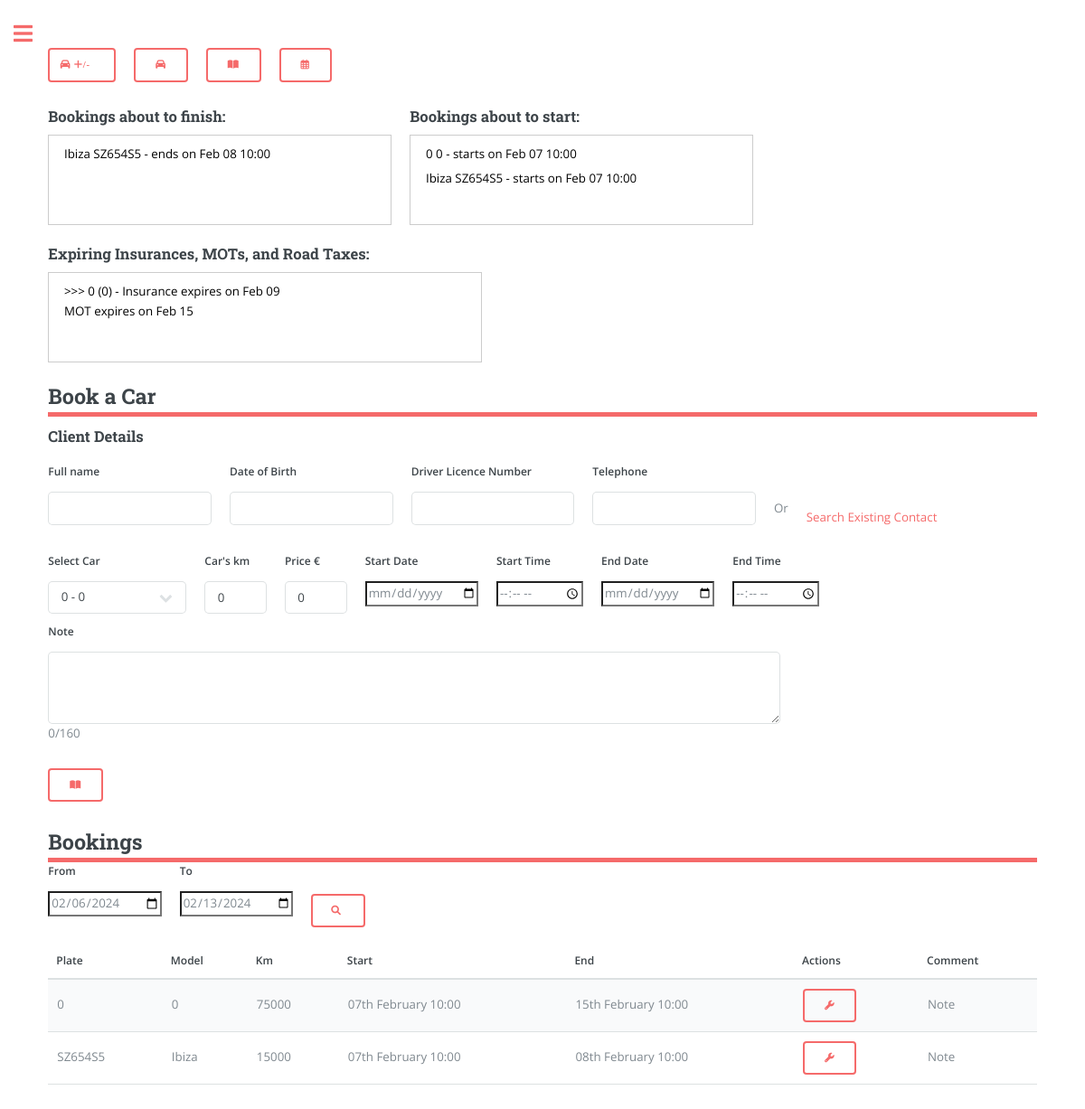
Screenshot of /overview (signed in) with the database file from the repository.
### app/models.py (models this page shows, shortened)
class Booking(db.Model):
    id = db.Column(db.Integer, primary_key=True)
    start_datetime = db.Column(db.DateTime, nullable=False)
    end_datetime = db.Column(db.DateTime, nullable=False)
    car_plate = db.Column(db.String(8), db.ForeignKey('car.plate'), nullable=False)
    user_id = db.Column(db.Integer, db.ForeignKey('user.id'), nullable=False)
    note = db.Column(db.String(160))
    money = db.Column(db.Integer, default=0, index=True)
    km = db.Column(db.Integer, default=0, index=True) # Car's kilometres when booking
    car = db.relationship('Car', backref='bookings', lazy=True)
    contact_id = db.Column(db.Integer, db.ForeignKey('contacts.id', name='booking_contacts_id'), nullable=True)

class Car(db.Model):
    plate = db.Column(db.String(8), primary_key=True, index=True, unique=True)
    make = db.Column(db.String(15), index=True)
    model = db.Column(db.String(15), index=True)
    fuel = db.Column(db.String(8), index=True)
    year = db.Column(db.Integer, index=True)
    cc = db.Column(db.Integer, index=True)
    user_id = db.Column(db.Integer, db.ForeignKey('user.id'))
    days = db.Column(db.Integer, default=0, index=True)
    money = db.Column(db.Integer, default=0, index=True) # Referred as 'revenue'
    car_cost = db.Column(db.Integer, default=0, index=True)
    insurance_cost = db.Column(db.Float, default=0, index=True)
    insurance_expiry_date = db.Column(db.DateTime)
    mot_cost = db.Column(db.Float, default=0, index=True)
    mot_expiry_date = db.Column(db.DateTime)
    road_tax_cost = db.Column(db.Float, default=0, index=True)
    road_tax_expiry_date = db.Column(db.DateTime)
    renewal = db.relationship('Renewal', backref='car', lazy='dynamic')
    km = db.Column(db.Integer, default=0, index=True)

class User(UserMixin, db.Model):
    id = db.Column(db.Integer, primary_key=True)
    registration_date = db.Column(db.DateTime, default=datetime.utcnow)
    username = db.Column(db.String(64), index=True, unique=True)
    email = db.Column(db.String(120), index=True, unique=True)
    password_hash = db.Column(db.String(128))
    garage = db.relationship('Car', backref='owner', lazy='dynamic')
    contacts = db.relationship('Contacts', backref='owner', lazy='dynamic')
    role = db.Column(db.String(20), default='user')
    currency = db.Column(db.String(1), default='€')
    measurement_unit = db.Column(db.String(5), default='Km')
    language = db.Column(db.String(2), default='en')

### app/routes.py (the view, shortened to what this page needs)
@app.route('/')
@app.route('/overview', methods=['GET', 'POST'])
@login_required
def overview(): # Booking
    contact_id = request.args.get('contact_id')
    contact = None
    if contact_id:
        contact = Contacts.query.filter_by(id=contact_id).first()
    user_cars = current_user.garage.all()
    user_contacts = current_user.contacts.all()
    from_date = request.form.get('from')
    to_date = request.form.get('to')
    if from_date == None:
        from_date = datetime.now().strftime('%Y-%m-%d')
        to_date = (datetime.now() + timedelta(days=7)).strftime('%Y-%m-%d')
        from_datetime = datetime.strptime(f'{from_date}', '%Y-%m-%d')
        to_datetime = datetime.strptime(f'{to_date}', '%Y-%m-%d')
    else:
        from_datetime = datetime.strptime(f'{from_date}', '%Y-%m-%d')
        to_datetime = datetime.strptime(f'{to_date}', '%Y-%m-%d')
        to_datetime += timedelta(days=1)
    user_bookings = Booking.query.filter(
                Booking.user_id == current_user.id,
                Booking.end_datetime >= from_datetime,
                Booking.start_datetime <= to_datetime,
                ).all()
    booked_car_plates = [booking.car_plate for booking in user_bookings]
    available_cars = [car for car in user_cars if car.plate not in booked_car_plates]
    bookings_about_to_finish = Booking.query.filter(
        (Booking.user_id == current_user.id) &
        ((Booking.end_datetime >= datetime.now().date()) & (Booking.end_datetime <= (datetime.now().date() + timedelta(weeks=1))))).all()
    bookings_about_to_start = Booking.query.filter(
        (Booking.user_id == current_user.id) &
        ((Booking.start_datetime >= datetime.now().date()) & (Booking.start_datetime <= (datetime.now().date() + timedelta(weeks=1))))).all()
    in_four_weeks = datetime.now() + timedelta(weeks=4)
    cars_expiring_soon = Car.query.filter(
        (Car.user_id == current_user.id) &
        ((Car.insurance_expiry_date <= in_four_weeks) |
        (Car.mot_expiry_date <= in_four_weeks) |
        (Car.road_tax_expiry_date <= in_four_weeks))
    ).all()
    return render_template('overview.html' if current_user.language == 'en' else f'overview_{current_user.language}.html',
                            user_cars=user_cars,
                            available_cars=available_cars,
                            user_bookings=user_bookings,
                            from_datetime=from_datetime.strftime('%Y-%m-%d'),
                            to_datetime=to_datetime.strftime('%Y-%m-%d'),
                            user_contacts=user_contacts,
                            contact=contact,
                            user_name=current_user.username if current_user.is_authenticated else None,
                            bookings_about_to_start=bookings_about_to_start,
                            bookings_about_to_finish=bookings_about_to_finish,
                            in_four_weeks=in_four_weeks,
                            cars_expiring_soon=cars_expiring_soon)

### app/templates/overview.html (shortened to what this page needs)
{% if current_user.language == 'en' %}
    {% extends "index.html" %}
{% else %}
    {% extends "index_" + current_user.language + ".html" %}
{% endif %}
{% block content %}
<link rel="stylesheet" href="{{ url_for('static', filename='css/main.css') }}">
<link rel="stylesheet" href="{{ url_for('static', filename='css/custom.css') }}">
<div class="row">
    <form action="{{ url_for('garage_manage') }}" method="get">
        <button type="submit" title="Add or Delete a Car" style="width: 75px;"><i class="fa-solid fa-car" style="margin-left: -15px;"> +/-</i></button>
    </form>
    <form action="{{ url_for('garage_car') }}" method="get">
        <button type="submit" title="Manage a Car"><i class="fa-solid fa-car"></i></button>
    </form>
    <form action="{{ url_for('bookings_manage') }}" method="get">
        <button type="submit" title="Manage Bookings"><i class="fa-solid fa-book-open"></i></button>
    </form>
    <form action="{{ url_for('calendar') }}" method="get">
        <button type="submit" title="Calendar View"><i class="fa-regular fa-calendar-days"></i></button>
    </form>
</div>
<div class="row">
    <div class="col-md-6" style="width: 400px;">
        <h3>Bookings about to finish:</h3>
        <div class="notice-board" style="margin-top: -10px; height: 100px;">
            <ul class="notice-list">
                {% for booking in bookings_about_to_finish %}
                <a href="{{ url_for('bookings_manage', booking_id=booking.id ) }}" style="color: rgb(0, 0, 0);">
                    <li>{{ booking.car.model }} {{ booking.car.plate }} - ends on {{ booking.end_datetime.strftime("%b %d %H:%M") }}</li>
                {% endfor %}
                </a>
            </ul>
        </div>
    </div>
    <div class="col-md-6" style="width: 400px;">
        <h3>Bookings about to start:</h3>
        <div class="notice-board" style="margin-top: -10px; height: 100px;">
            <ul class="notice-list">
                {% for booking in bookings_about_to_start %}
                <a href="{{ url_for('bookings_manage', booking_id=booking.id ) }}" style="color: rgb(0, 0, 0);">
                    <li>{{ booking.car.model }} {{ booking.car.plate }} - starts on {{ booking.start_datetime.strftime("%b %d %H:%M") }}</li>
                {% endfor %}
                </a>
            </ul>
        </div>
    </div>
    <div class="col-md-6" style="width: 500px;">
        <h3>Expiring Insurances, MOTs, and Road Taxes:</h3>
        <div class="notice-board" style="margin-top: -10px; height: 100px;">
            <ul class="notice-list">
                {% for car in cars_expiring_soon %}
                    <a href="{{ url_for('garage_car', car_plate=car.plate ) }}" style="color: rgb(0, 0, 0);">
                        <li>
                            >>> {{ car.model }} ({{ car.plate }}) -
                            {% if car.insurance_expiry_date and car.insurance_expiry_date <= in_four_weeks %}
                                Insurance expires on {{ car.insurance_expiry_date.strftime("%b %d") }}
                            {% endif %}
                            {% if car.mot_expiry_date and car.mot_expiry_date <= in_four_weeks %}
                                {% if car.insurance_expiry_date and car.insurance_expiry_date <= in_four_weeks %} <br> {% endif %}
                                MOT expires on {{ car.mot_expiry_date.strftime("%b %d") }}
                            {% endif %}
                        </li>
                    </a>
                {% endfor %}
            </ul>
        </div>
    </div>
</div>
<header id="header" style="padding: 0;">
    <h2>Book a Car</h2>
</header>
<form method="POST" action="{{ url_for('overview') }}">
    <h3 style="margin-top: 10px;">Client Details</h3>
        {% if contact %}
        <div class="row">
        <div class="col">
            <label for="full_name" class="form-label">Full name</label>
            <input type="text" class="form-control" id="full_name" name="full_name" value="{{ contact.full_name }}" readonly>
          </div>
          <div class="col">
            <label for="dob" class="form-label">Date of Birth</label>
            <input type="text" class="form-control" id="dob" name="dob" value="{{ contact.dob }}" readonly>
          </div>
          <div class="col">
            <label for="driver_licence_n" class="form-label">Driver Licence Number</label>
            <input type="text" class="form-control" id="driver_licence_n" name="driver_licence_n" value="{{ contact.driver_licence_n }}" readonly>
          </div>
          <div class="col">
            <label for="telephone" class="form-label">Telephone</label>
            <input type="text" class="form-control" id="telephone" name="telephone" value="{{ contact.telephone }}" readonly>
          </div>
          <div class="col">
            <label for="id" class="form-label">ID</label>
            <input type="text" class="form-control" id="id" name="id" value="{{ contact.id }}" readonly>
        </div>
        </div>
        {% else %}
    <div class="row">
        <div class="col">
            <label for="full_name" class="form-label">Full name</label>
            <input type="text" class="form-control" id="full_name" name="full_name">
        </div>
        <div class="col">
            <label for="dob" class="form-label">Date of Birth</label>
            <input type="text" class="form-control" id="dob" name="dob">
        </div>
        <div class="col">
            <label for="driver_licence_n" class="form-label">Driver Licence Number</label>
            <input type="text" class="form-control" id="driver_licence_n" name="driver_licence_n">
        </div>
        <div class="col">
            <label for="telephone" class="form-label">Telephone</label>
            <input type="text" class="form-control" id="telephone" name="telephone">
        </div>
        <div class="col">
            <p style="text-align: center; margin-top: 3em;">Or</p>
        </div>
        <div class="col">
            <a href="{{ url_for('contacts')}}">
                <p style="margin-top: 50px;">Search Existing Contact</p>
            </a>
        </div>
    </div>
    {% endif %}
    <div class="row" style="margin-top: 0px;">
        <div class="col">
            <label for="car_selection" class="form-label">Select Car</label>
            <select class="form-select" id="car_selection" name="car_selection">
                {% for car in user_cars %}
                    <option value="{{ car.plate }}">{{ car.plate }} - {{ car.model }}</option>
                {% endfor %}
            </select>
        </div>
        <div class="col">
            <label for="km" class="form-label">Car's {{ current_user.measurement_unit }}</label>
            <input type="text" class="form-control" id="km" name="km" size="4" value="0">
          </div>
        <div class="col">
            <label for="Price" class="form-label">Price {{ current_user.currency }}</label>
            <input type="text" class="form-control" id="Price" name="Price" size="4" value="0">
          </div>
        <div class="col">
            <label for="start_date" class="form-label">Start Date</label>
            <input type="date" class="form-control" id="start_date" name="start_date" required>
        </div>
        <div class="col">
            <label for="start_time" class="form-label">Start Time</label>
            <input type="time" class="form-control" id="start_time" name="start_time" required>
        </div>
        <div class="col">
            <label for="end_date" class="form-label">End Date</label>
            <input type="date" class="form-control" id="end_date" name="end_date" required>
        </div>
        <div class="col">
            <label for="end_time" class="form-label">End Time</label>
            <input type="time" class="form-control" id="end_time" name="end_time" required>
        </div>
    </div>
        <div class="col" style="margin-top: 10px;">
            <label for="note" class="form-label">Note</label>
            <textarea class="form-control" id="note" name="note" rows="3" maxlength="160" oninput="updateCharacterCount(this)" style="width: 810px; height: 80px;"></textarea>
            <p id="character-count">0/160</p>
        </div>
    <div class="col">
        <button type="submit" name='book' title="Book Car" class="btn btn-primary"><i class="fa-solid fa-book-open"></i></button>
    </div>
</form>
<header id="header" style="padding: 0;">
<h2>Bookings</h2>
</header>
<form method="POST" action="{{ url_for('overview') }}">
<div class="row">
    <div class="col">
        <label for="from" class="form-label">From</label>
        <input type="date" class="form-control" id="from" name="from" value="{{ from_datetime }}" required>
    </div>
    <div class="col">
        <label for="to" class="form-label">To</label>
        <input type="date" class="form-control" id="to" name="to" value="{{ to_datetime }}" required>
    </div>
    <button type="submit" name='check' class="btn btn-primary" style="margin-top: 35px; margin-left: 20px; width: 60px;"><i class="fa-solid fa-magnifying-glass" style="margin-right: 20px;"></i></button>
</div>
</form>
<form action="{{ url_for('bookings_manage') }}" method="POST">
    <table>
        <thead>
            <tr>
                <th>Plate</th>
                <th>Model</th>
                <th>{{ current_user.measurement_unit.capitalize() }}</th>
                <th>Start</th>
                <th>End</th>
                <th>Actions</th>
                <th>Comment</th>
            </tr>
        </thead>
        <tbody>
            {% for booking in user_bookings %}
                <tr>
                    <td>{{ booking.car.plate }}</td>
                    <td>{{ booking.car.model }}</td>
                    <td>{{ booking.km }}</td>
                    <td>{{ booking.start_datetime.strftime("%dth %B %H:%M") }}</td>
                    <td>{{ booking.end_datetime.strftime("%dth %B %H:%M") }}</td>
                    <td>
                        <button type="submit" class="btn btn-danger" name="manage_booking" value="{{ booking.id }}"><i class="fa-solid fa-wrench"></i></button>
                    </td>
                    <td>
                        {% if booking.note %}
                            <span class="note-tooltip">
                                Note
                            </span>
                        {% endif %}
                    </td>
                </tr>
            {% endfor %}
        </tbody>
    </table>
</form>
{% endblock %}

### app/templates/index.html (shortened to what this page needs)
<!DOCTYPE HTML>
<html>
	<head>
		<link rel="stylesheet" href="{{url_for('static', filename='css/main.css')}}"/>
		<link rel="stylesheet" href="{{url_for('static', filename='css/custom.css')}}"/>
		<link rel="stylesheet" href="https://cdnjs.cloudflare.com/ajax/libs/font-awesome/6.0.0-beta3/css/all.min.css">
	</head>
	<body class="is-preload">
			<div id="wrapper">
					<div id="main">
						<div class="inner">
								<section id="banner">
									<div class="content">
										{% block content %} {% endblock %}
								</section>
						</div>
					</div>
			</div>
	</body>
</html>

### rows the page displays
Booking: car.model "Ibiza", car.plate "SZ654S5", end_datetime "Feb 08 10:00", start_datetime "Feb 07 10:00", km "15000", start_datetime "07th February 10:00", end_datetime "08th February 10:00", {{ booking.id }} 3 (drawn)
Booking: car.model "0", car.plate "0", start_datetime "Feb 07 10:00", km "75000", start_datetime "07th February 10:00", end_datetime "15th February 10:00", {{ booking.id }} 1 (drawn)
Car: model "0", plate "0", insurance_expiry_date "Feb 09", mot_expiry_date "Feb 15"
User: measurement_unit "km", currency "€", measurement_unit "Km"

### other values shown
form field car_selection "0 - 0"
